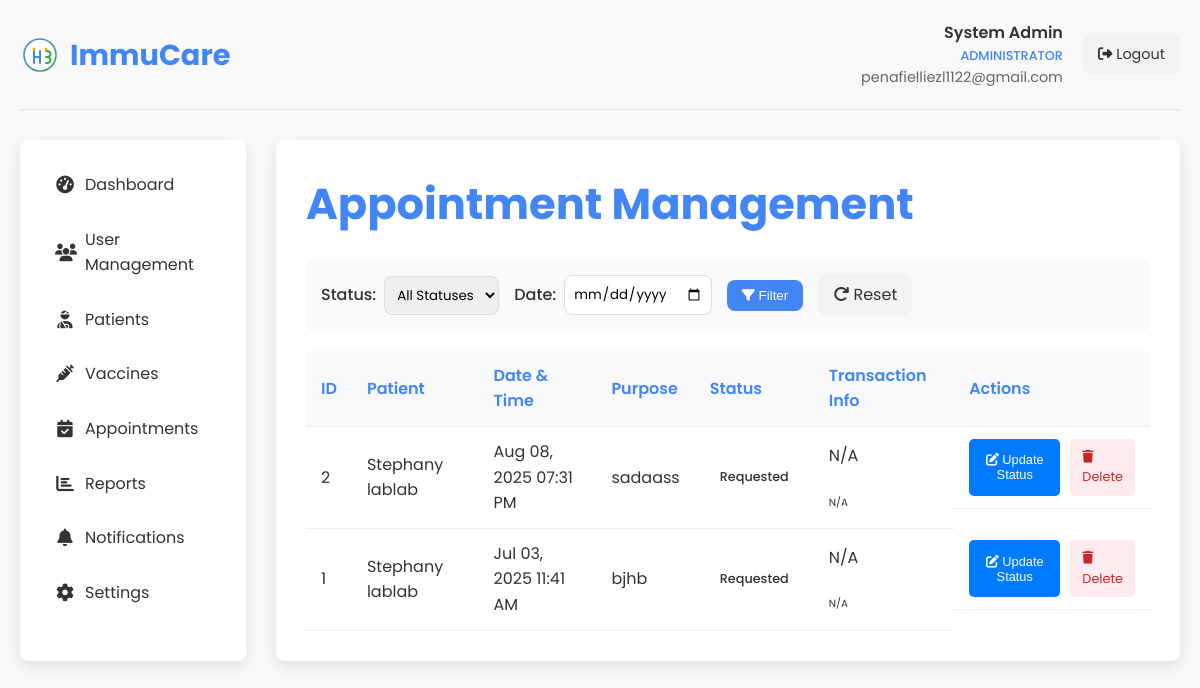
/admin_appointments.php (signed in), run on an earlier commit of the app's database.
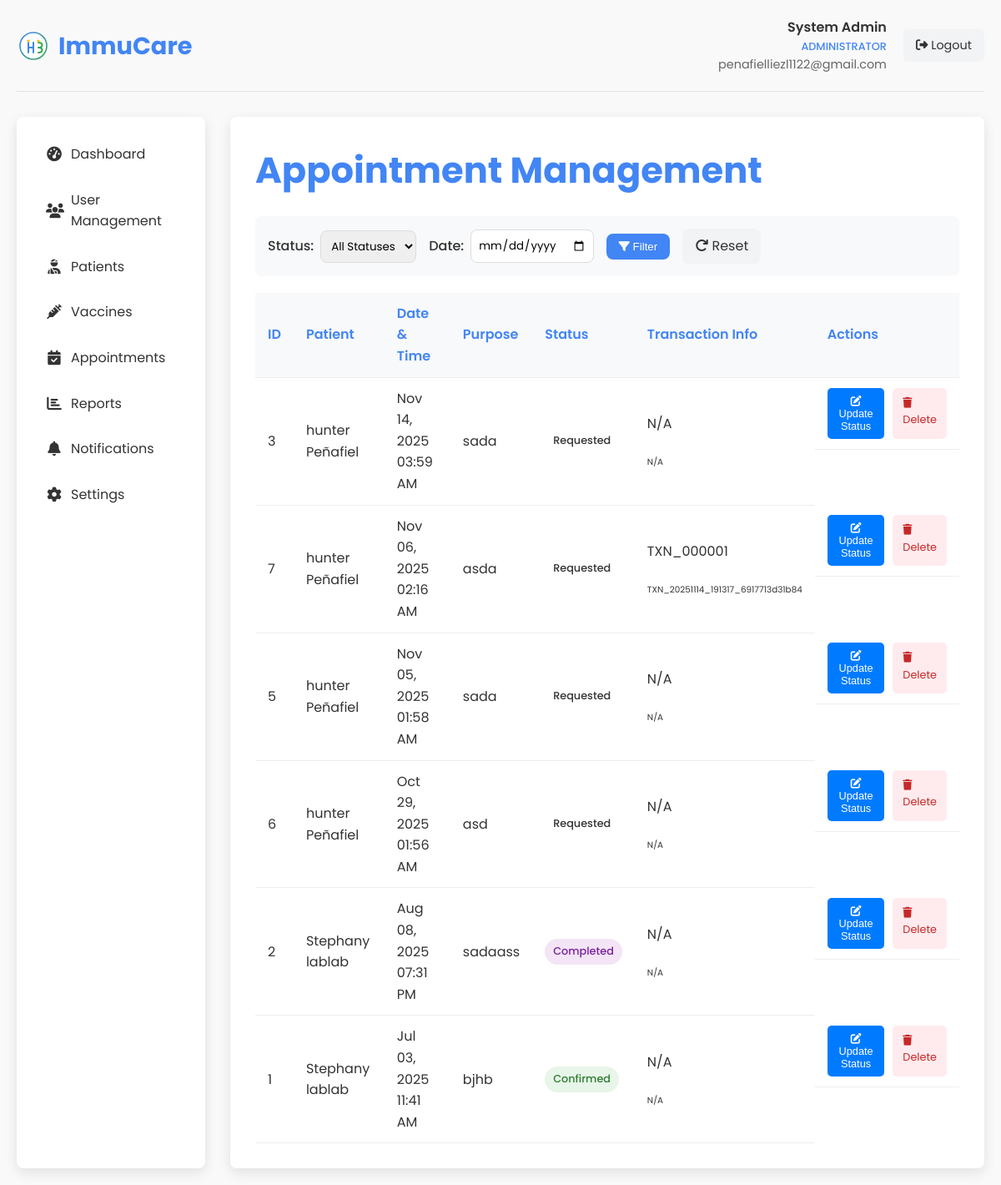
And on a later commit of the database.
### tables this page shows
CREATE TABLE `appointments` (
  `id` int(11) NOT NULL,
  `patient_id` int(11) NOT NULL,
  `staff_id` int(11) DEFAULT NULL,
  `appointment_date` datetime NOT NULL,
  `vaccine_id` int(11) DEFAULT NULL,
  `purpose` varchar(255) NOT NULL,
  `location` varchar(255) DEFAULT 'Main Clinic',
  `status` enum('requested','confirmed','completed','cancelled','no_show') DEFAULT 'requested',
  `notes` text DEFAULT NULL,
  `transaction_id` varchar(100) DEFAULT NULL,
  `transaction_number` varchar(50) DEFAULT NULL,
  `created_at` datetime NOT NULL,
  `updated_at` timestamp NOT NULL DEFAULT current_timestamp() ON UPDATE current_timestamp()
);

### transaction_helper.php (called while the page is built, shortened)
<?php
class TransactionHelper {
    public static function formatTransactionId($transaction_id) {
        if (empty($transaction_id)) {
            return 'N/A';
        }
        return $transaction_id;
    }
    public static function formatTransactionNumber($transaction_number) {
        if (empty($transaction_number)) {
            return 'N/A';
        }
        return $transaction_number;
    }
}
?>

### admin_appointments.php (the view, shortened to what the changed rows need)
<?php
require_once 'transaction_helper.php';
$conn = new mysqli(DB_HOST, DB_USER, DB_PASS, DB_NAME);
$query = "SELECT a.*,
         CONCAT(p.first_name, ' ', p.last_name) as patient_name,
         p.phone_number as patient_phone,
         v.name as vaccine_name,
         a.transaction_id,
         a.transaction_number
         FROM appointments a
         LEFT JOIN patients p ON a.patient_id = p.id
         LEFT JOIN vaccines v ON a.vaccine_id = v.id
         WHERE 1=1";
$query .= " ORDER BY a.appointment_date DESC";
$stmt = $conn->prepare($query);
$stmt->execute();
$appointments_result = $stmt->get_result();
?>
<!DOCTYPE html>
<html lang="en">
<head>
    <link rel="stylesheet" href="styles.css">
    <link rel="stylesheet" href="https://cdnjs.cloudflare.com/ajax/libs/font-awesome/6.4.0/css/all.min.css">
</head>
<body>
    <div class="dashboard-container">
        <div class="dashboard-header">
            <div class="dashboard-logo">
                <h1>ImmuCare</h1>
            </div>
        </div>
        <div class="dashboard-content">
            <div class="main-content">
                <div class="page-title">
                    <h2>Appointment Management</h2>
                </div>
                <div class="appointments-list">
                    <table class="appointments-table">
                        <thead>
                            <tr>
                                <th>ID</th>
                                <th>Patient</th>
                                <th>Date & Time</th>
                                <th>Purpose</th>
                                <th>Status</th>
                                <th>Transaction Info</th>
                                <th>Actions</th>
                            </tr>
                        </thead>
                        <tbody>
                            <?php if ($appointments_result && $appointments_result->num_rows > 0): ?>
                                <?php while ($appointment = $appointments_result->fetch_assoc()): ?>
                                    <tr>
                                        <td><?php echo $appointment['id']; ?></td>
                                        <td><?php echo htmlspecialchars($appointment['patient_name']); ?></td>
                                        <td><?php echo date('M d, Y h:i A', strtotime($appointment['appointment_date'])); ?></td>
                                        <td><?php echo htmlspecialchars($appointment['purpose']); ?></td>
                                        <td>
                                            <span class="appointment-status status-<?php echo $appointment['status']; ?>">
                                                <?php echo ucfirst($appointment['status']); ?>
                                            </span>
                                        </td>
                                        <td class="transaction-info">
                                            <div class="small">
                                                <div class="badge bg-primary mb-1"><?php echo TransactionHelper::formatTransactionNumber($appointment['transaction_number']); ?></div><br>
                                                <div class="text-muted" style="font-size: 0.65rem;"><?php echo TransactionHelper::formatTransactionId($appointment['transaction_id']); ?></div>
                                            </div>
                                        </td>
                                        <td class="action-buttons">
                                            <button type="button" class="btn-edit" onclick="openStatusModal(<?php echo $appointment['id']; ?>, '<?php echo $appointment['status']; ?>', '<?php echo htmlspecialchars($appointment['notes'] ?? '', ENT_QUOTES); ?>')">
                                                <i class="fas fa-edit"></i> Update Status
                                            </button>
                                            <a href="?action=delete&id=<?php echo $appointment['id']; ?>" class="btn-delete" onclick="return confirm('Are you sure you want to delete this appointment?');">
                                                <i class="fas fa-trash"></i> Delete
                                            </a>
                                        </td>
                                    </tr>
                                <?php endwhile; ?>
                            <?php else: ?>
                                <tr>
                                    <td colspan="8" style="text-align: center;">No appointments found.</td>
                                </tr>
                            <?php endif; ?>
                        </tbody>
                    </table>
                </div>
            </div>
        </div>
    </div>
</body>
</html>

What changed in the data, as far as the page shows it:
added appointments: id "3", patient_name "hunter Peñafiel", appointment_date "Nov 14, 2025 03:59 AM", purpose "sada", status "Requested", transaction_number "N/A", transaction "N/A"
added appointments: id "7", patient_name "hunter Peñafiel", appointment_date "Nov 06, 2025 02:16 AM", purpose "asda", status "Requested", transaction_number "TXN_000001", transaction "TXN_20251114_191317_6917713d31b84"
added appointments: id "5", patient_name "hunter Peñafiel", appointment_date "Nov 05, 2025 01:58 AM", purpose "sada", status "Requested", transaction_number "N/A", transaction "N/A"
added appointments: id "6", patient_name "hunter Peñafiel", appointment_date "Oct 29, 2025 01:56 AM", purpose "asd", status "Requested", transaction_number "N/A", transaction "N/A"
changed appointments "sadaass": status "Requested" → "Completed"
changed appointments "bjhb": status "Requested" → "Confirmed"
